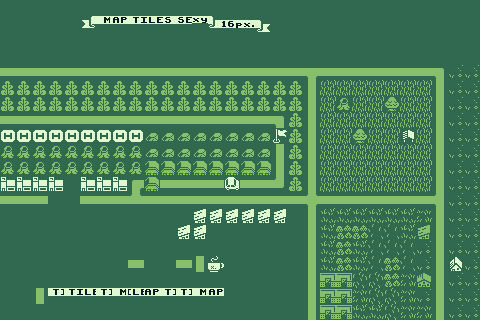

Tiled map render using the project's own tile images. Description and the whole map definition, tile-layer contents included, below:
An orthogonal 30x20 tile map with 16x16 px tiles, 2 tile layers (タイルレイヤー1, タイルレイヤー2) and 4 objects.

<map version="1.10" tiledversion="1.11.2" orientation="orthogonal" renderorder="right-down" width="30" height="20" tilewidth="16" tileheight="16" infinite="0" nextlayerid="4" nextobjectid="5">
 <tileset firstgid="1" source="map16px.tsx" />
 <layer id="1" name="タイルレイヤー1" width="30" height="20">
  <data encoding="csv">
62,62,62,62,62,62,62,62,62,62,62,62,7,7,7,7,62,62,62,62,62,62,62,62,62,62,62,62,7,7,
7,7,7,62,62,62,62,7,7,7,7,7,7,7,7,62,62,62,62,62,62,7,7,7,62,62,62,62,7,7,
62,62,7,7,7,7,7,7,7,7,7,7,7,7,7,7,7,7,7,7,7,7,7,7,7,7,62,62,7,7,
7,7,7,7,7,7,7,7,7,7,7,7,7,7,7,7,7,7,7,7,7,7,7,7,7,7,62,62,7,7,
105,105,105,105,105,105,105,105,105,105,105,105,105,105,105,105,105,105,105,106,385,385,385,385,385,385,385,386,505,505,
482,482,482,482,482,482,482,482,482,482,482,482,482,482,482,482,482,482,482,126,508,508,508,508,508,508,508,406,505,505,
482,482,482,482,482,482,482,482,482,482,482,482,482,482,482,482,482,482,482,126,508,510,508,508,496,508,508,406,505,505,
385,385,385,385,385,385,385,385,385,385,385,385,385,385,385,385,385,386,482,126,508,508,508,508,508,508,508,406,505,505,
623,623,623,623,623,623,623,623,623,527,527,527,527,527,527,527,527,625,482,126,508,508,496,508,508,582,508,406,505,505,
510,510,510,510,510,510,510,510,510,527,527,527,527,527,527,527,527,446,482,126,508,508,508,508,508,508,508,406,505,505,
510,510,510,510,510,510,510,510,510,550,550,550,550,550,550,550,550,446,482,126,508,508,508,508,508,508,508,406,505,505,
609,609,609,609,341,609,609,609,243,550,244,244,244,244,626,244,244,466,482,126,508,508,508,508,508,508,508,406,505,505,
465,465,465,341,341,465,465,465,330,205,205,205,205,205,205,205,205,205,205,206,463,463,463,463,463,463,463,426,505,505,
341,341,341,341,341,62,341,341,62,62,62,62,586,586,586,586,586,586,62,404,502,502,502,502,502,502,503,446,505,505,
341,341,341,341,341,341,341,62,62,62,62,586,586,62,62,62,62,62,62,404,502,511,511,506,506,502,546,446,505,505,
341,341,341,341,341,341,341,62,62,62,62,62,62,62,62,62,62,62,62,404,502,511,502,506,506,506,505,446,505,505,
341,341,341,341,341,341,341,62,423,403,443,463,446,624,62,62,62,62,62,404,502,511,502,506,511,506,505,446,584,505,
341,341,341,341,341,341,341,341,62,62,62,62,62,62,62,62,62,62,62,404,571,571,507,507,511,503,547,446,505,505,
341,445,442,68,68,69,68,66,69,67,68,68,66,67,62,62,62,62,62,404,571,571,503,507,507,503,505,446,505,505,
62,341,62,62,62,62,62,341,341,62,62,62,62,62,62,62,62,62,62,404,571,571,502,502,507,503,503,446,505,505
</data>
 </layer>
 <layer id="2" name="タイルレイヤー2" width="30" height="20">
  <data encoding="csv">
0,0,0,0,0,0,0,0,0,0,0,0,0,0,0,0,0,0,0,0,0,0,0,0,0,0,0,0,0,0,
0,0,0,0,0,65,66,67,68,69,70,71,471,73,74,75,76,0,0,0,0,0,0,0,0,0,0,0,0,0,
0,0,0,0,0,0,0,0,0,0,0,0,0,0,0,0,0,0,0,0,0,0,0,0,0,0,0,0,0,0,
0,0,0,0,0,0,0,0,0,0,0,0,0,0,0,0,0,0,0,0,0,0,0,0,0,0,0,0,0,0,
0,0,0,0,0,0,0,0,0,0,0,0,0,0,0,0,0,0,0,0,0,0,0,0,0,0,0,0,0,0,
0,0,0,0,0,0,0,0,0,0,0,0,0,0,0,0,0,0,0,0,0,0,0,0,0,0,0,0,0,0,
0,0,0,0,0,0,0,0,0,0,0,0,0,0,0,0,0,0,0,0,0,0,0,0,0,0,0,0,0,0,
0,0,0,0,0,0,0,0,0,0,0,0,0,0,0,0,0,0,0,0,0,0,0,0,0,0,0,0,0,0,
0,0,0,0,0,0,0,0,0,0,0,0,0,0,0,0,0,0,0,0,0,0,0,0,0,0,0,0,0,0,
0,0,0,0,0,0,0,0,0,0,0,0,0,0,0,0,0,0,0,0,0,0,0,0,0,0,0,0,0,0,
0,0,0,0,0,0,0,0,0,0,0,0,0,0,0,0,0,0,0,0,0,0,0,0,0,0,0,0,0,0,
0,0,0,0,0,0,0,0,0,0,0,0,0,0,0,0,0,0,0,0,0,0,0,0,0,0,0,0,0,0,
0,0,0,0,0,0,0,0,0,0,0,0,0,0,0,0,0,0,0,0,0,0,0,0,0,0,0,0,0,0,
0,0,0,0,0,0,0,0,0,0,0,0,0,0,0,0,0,0,0,0,0,0,0,0,0,0,0,0,0,0,
0,0,0,0,0,0,0,0,0,0,0,0,0,0,0,0,0,0,0,0,0,0,0,0,0,0,0,0,0,0,
0,0,0,0,0,0,0,0,0,0,0,0,0,0,0,0,0,0,0,0,0,0,0,0,0,0,0,0,0,0,
0,0,0,0,0,0,0,0,0,0,0,0,0,0,0,0,0,0,0,0,0,0,0,0,0,0,0,0,0,0,
0,0,0,0,0,0,0,0,0,0,0,0,0,0,0,0,0,0,0,0,0,0,0,0,0,0,0,0,0,0,
0,0,0,0,0,0,0,0,0,0,0,0,0,0,0,0,0,0,0,0,0,0,0,0,0,0,0,0,0,0,
0,0,0,0,0,0,0,0,0,0,0,0,0,0,0,0,0,0,0,0,0,0,0,0,0,0,0,0,0,0
</data>
 </layer>
 <objectgroup id="3" name="オブジェクトレイヤー1">
  <object id="1" gid="431" x="22.1136" y="33" width="34.1818" height="24.5227" rotation="38" />
  <object id="2" gid="431" x="169.841" y="52.8864" width="63.7273" height="16" />
  <object id="3" gid="622" x="294.273" y="48.9091" width="37.5909" height="39.2955" />
  <object id="4" gid="622" x="343.136" y="42.0909" width="45.5455" height="33.0455" />
 </objectgroup>
</map>
